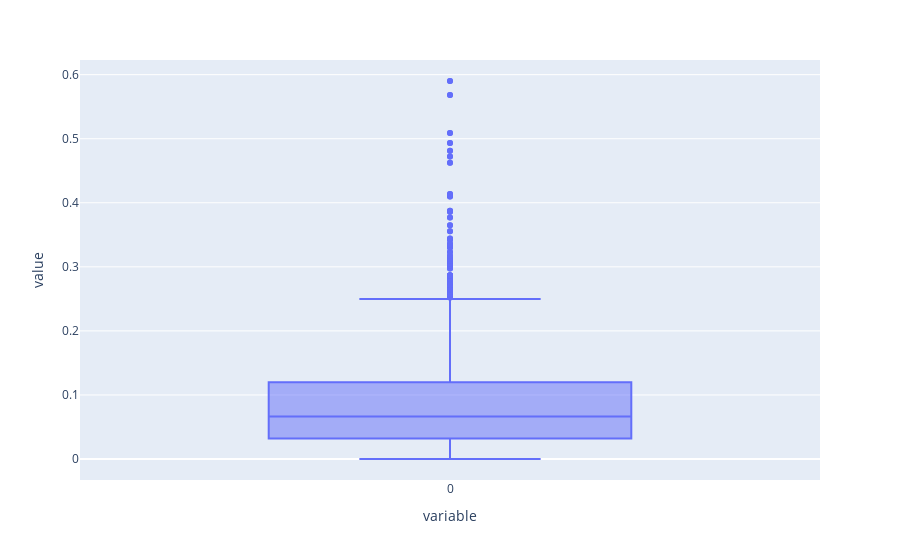

The notebook cell saved with this chart:
### Code cell
px.box(corr[corr!=1].abs())

### Figure 1 — Plotly figure (JSON) as saved in the notebook; plotly's stock layout.template omitted (floating-point values rounded to 4 significant figures; data arrays with more than 128 entries replaced by an {"elided": "..."} marker saying what was removed)
{"data": [{"alignmentgroup": "True", "hovertemplate": "variable=%{x}<br>value=%{y}<extra></extra>", "legendgroup": "", "marker": {"color": "#636efa"}, "name": "", "notched": false, "offsetgroup": "", "orientation": "v", "showlegend": false, "type": "box", "x": {"elided": "2862 str values"}, "x0": " ", "xaxis": "x", "y": {"elided": "2862 float values"}, "y0": " ", "yaxis": "y"}], "layout": {"boxmode": "group", "legend": {"tracegroupgap": 0}, "margin": {"t": 60}, "xaxis": {"anchor": "y", "domain": [0, 1], "title": {"text": "variable"}}, "yaxis": {"anchor": "x", "domain": [0, 1], "title": {"text": "value"}}}}
